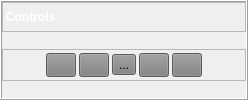
           <widget class="QFrame" name="frameSideControl">
            <property name="sizePolicy">
             <sizepolicy hsizetype="Preferred" vsizetype="Preferred">
              <horstretch>0</horstretch>
              <verstretch>0</verstretch>
             </sizepolicy>
            </property>
            <property name="minimumSize">
             <size>
              <width>0</width>
              <height>0</height>
             </size>
            </property>
            <property name="frameShape">
             <enum>QFrame::Box</enum>
            </property>
            <property name="frameShadow">
             <enum>QFrame::Raised</enum>
            </property>
            <property name="class" stdset="0">
             <string>SidebarFrame</string>
            </property>
            <layout class="QVBoxLayout" name="verticalLayout_3">
             <property name="spacing">
              <number>0</number>
             </property>
             <property name="leftMargin">
              <number>0</number>
             </property>
             <property name="topMargin">
              <number>0</number>
             </property>
             <property name="rightMargin">
              <number>0</number>
             </property>
             <property name="bottomMargin">
              <number>0</number>
             </property>
             <item>
              <widget class="QFrame" name="topControl">
               <property name="sizePolicy">
                <sizepolicy hsizetype="Preferred" vsizetype="Preferred">
                 <horstretch>0</horstretch>
                 <verstretch>0</verstretch>
                </sizepolicy>
               </property>
               <property name="minimumSize">
                <size>
                 <width>0</width>
                 <height>0</height>
                </size>
               </property>
               <property name="maximumSize">
                <size>
                 <width>16777215</width>
                 <height>30</height>
                </size>
               </property>
               <property name="frameShape">
                <enum>QFrame::StyledPanel</enum>
               </property>
               <property name="frameShadow">
                <enum>QFrame::Raised</enum>
               </property>
               <property name="class" stdset="0">
                <string>TopFrame</string>
               </property>
               <layout class="QVBoxLayout" name="verticalLayout_10">
                <property name="spacing">
                 <number>3</number>
                </property>
                <property name="leftMargin">
                 <number>3</number>
                </property>
                <property name="topMargin">
                 <number>3</number>
                </property>
                <property name="rightMargin">
                 <number>3</number>
                </property>
                <property name="bottomMargin">
                 <number>3</number>
                </property>
                <item>
                 <widget class="QLabel" name="Controls">
                  <property name="styleSheet">
                   <string notr="true">font-weight: bold;
color: white;
</string>
                  </property>
                  <property name="text">
                   <string>Controls</string>
                  </property>
                 </widget>
                </item>
               </layout>
              </widget>
             </item>
             <item alignment="Qt::AlignVCenter">
              <widget class="QFrame" name="innerControl">
               <property name="sizePolicy">
                <sizepolicy hsizetype="Preferred" vsizetype="Preferred">
                 <horstretch>0</horstretch>
                 <verstretch>0</verstretch>
                </sizepolicy>
               </property>
               <property name="minimumSize">
                <size>
                 <width>0</width>
                 <height>32</height>
                </size>
               </property>
               <property name="maximumSize">
                <size>
                 <width>16777215</width>
                 <height>32</height>
                </size>
               </property>
               <property name="baseSize">
                <size>
                 <width>0</width>
                 <height>32</height>
                </size>
               </property>
               <property name="contextMenuPolicy">
                <enum>Qt::DefaultContextMenu</enum>
               </property>
               <property name="layoutDirection">
                <enum>Qt::LeftToRight</enum>
               </property>
               <property name="frameShape">
                <enum>QFrame::StyledPanel</enum>
               </property>
               <property name="frameShadow">
                <enum>QFrame::Raised</enum>
               </property>
               <property name="class" stdset="0">
                <string>SidebarInnerFrame</string>
               </property>
               <layout class="QGridLayout" name="gridLayout_7">
                <property name="leftMargin">
                 <number>3</number>
                </property>
                <property name="topMargin">
                 <number>3</number>
                </property>
                <property name="rightMargin">
                 <number>3</number>
                </property>
                <property name="bottomMargin">
                 <number>3</number>
                </property>
                <property name="spacing">
                 <number>3</number>
                </property>
                <item row="0" column="1">
                 <widget class="QToolButton" name="tbRun">
                  <property name="sizePolicy">
                   <sizepolicy hsizetype="Fixed" vsizetype="Fixed">
                    <horstretch>0</horstretch>
                    <verstretch>0</verstretch>
                   </sizepolicy>
                  </property>
                  <property name="toolTip">
                   <string>Run automator</string>
                  </property>
                  <property name="autoFillBackground">
                   <bool>false</bool>
                  </property>
                  <property name="styleSheet">
                   <string notr="true">background: gray;
</string>
                  </property>
                  <property name="text">
                   <string/>
                  </property>
                  <property name="icon">
                   <iconset>
                    <normaloff>../../zorro_dev/automator/icons/go-next.png</normaloff>../../zorro_dev/automator/icons/go-next.png</iconset>
                  </property>
                  <property name="iconSize">
                   <size>
                    <width>22</width>
                    <height>22</height>
                   </size>
                  </property>
                  <property name="checkable">
                   <bool>false</bool>
                  </property>
                 </widget>
                </item>
                <item row="0" column="2">
                 <widget class="QToolButton" name="tbKillAll">
                  <property name="sizePolicy">
                   <sizepolicy hsizetype="Fixed" vsizetype="Fixed">
                    <horstretch>0</horstretch>
                    <verstretch>0</verstretch>
                   </sizepolicy>
                  </property>
                  <property name="toolTip">
                   <string>Stop automator</string>
                  </property>
                  <property name="autoFillBackground">
                   <bool>false</bool>
                  </property>
                  <property name="styleSheet">
                   <string notr="true">background: gray;
</string>
                  </property>
                  <property name="text">
                   <string/>
                  </property>
                  <property name="icon">
                   <iconset>
                    <normaloff>../../zorro_dev/automator/icons/process-stop.png</normaloff>../../zorro_dev/automator/icons/process-stop.png</iconset>
                  </property>
                  <property name="iconSize">
                   <size>
                    <width>22</width>
                    <height>22</height>
                   </size>
                  </property>
                  <property name="checkable">
                   <bool>false</bool>
                  </property>
                 </widget>
                </item>
                <item row="0" column="5">
                 <widget class="QToolButton" name="tbDeleteFile">
                  <property name="sizePolicy">
                   <sizepolicy hsizetype="Fixed" vsizetype="Fixed">
                    <horstretch>0</horstretch>
                    <verstretch>0</verstretch>
                   </sizepolicy>
                  </property>
                  <property name="toolTip">
                   <string>Delete files (no undo possible)</string>
                  </property>
                  <property name="autoFillBackground">
                   <bool>false</bool>
                  </property>
                  <property name="styleSheet">
                   <string notr="true">background: gray;
</string>
                  </property>
                  <property name="text">
                   <string/>
                  </property>
                  <property name="icon">
                   <iconset>
                    <normaloff>../../zorro_dev/automator/icons/user-trash.png</normaloff>../../zorro_dev/automator/icons/user-trash.png</iconset>
                  </property>
                  <property name="iconSize">
                   <size>
                    <width>22</width>
                    <height>22</height>
                   </size>
                  </property>
                  <property name="checkable">
                   <bool>false</bool>
                  </property>
                 </widget>
                </item>
                <item row="0" column="0">
                 <spacer name="horizontalSpacer">
                  <property name="orientation">
                   <enum>Qt::Horizontal</enum>
                  </property>
                  <property name="sizeHint" stdset="0">
                   <size>
                    <width>40</width>
                    <height>20</height>
                   </size>
                  </property>
                 </spacer>
                </item>
                <item row="0" column="7">
                 <spacer name="horizontalSpacer_2">
                  <property name="orientation">
                   <enum>Qt::Horizontal</enum>
                  </property>
                  <property name="sizeHint" stdset="0">
                   <size>
                    <width>40</width>
                    <height>20</height>
                   </size>
                  </property>
                 </spacer>
                </item>
                <item row="0" column="3">
                 <widget class="QToolButton" name="tbParticlePick">
                  <property name="toolTip">
                   <string>Re-box selected file with Gautomatch</string>
                  </property>
                  <property name="styleSheet">
                   <string notr="true">background: gray;
</string>
                  </property>
                  <property name="text">
                   <string>...</string>
                  </property>
                  <property name="icon">
                   <iconset>
                    <normaloff>../../zorro_dev/automator/icons/boxes.png</normaloff>../../zorro_dev/automator/icons/boxes.png</iconset>
                  </property>
                  <property name="iconSize">
                   <size>
                    <width>22</width>
                    <height>22</height>
                   </size>
                  </property>
                 </widget>
                </item>
                <item row="0" column="4">
                 <widget class="QToolButton" name="tbReprocess">
                  <property name="sizePolicy">
                   <sizepolicy hsizetype="Fixed" vsizetype="Fixed">
                    <horstretch>0</horstretch>
                    <verstretch>0</verstretch>
                   </sizepolicy>
                  </property>
                  <property name="toolTip">
                   <string>Reprocess selected stack or raise priority</string>
                  </property>
                  <property name="styleSheet">
                   <string notr="true">background: gray;
</string>
                  </property>
                  <property name="text">
                   <string/>
                  </property>
                  <property name="icon">
                   <iconset>
                    <normaloff>../../zorro_dev/automator/icons/view-refresh.png</normaloff>../../zorro_dev/automator/icons/view-refresh.png</iconset>
                  </property>
                  <property name="iconSize">
                   <size>
                    <width>22</width>
                    <height>22</height>
                   </size>
                  </property>
                 </widget>
                </item>
               </layout>
              </widget>
             </item>
            </layout>
           </widget>
